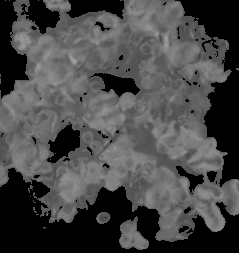
#> input picture imaging/img3.png, 239 x 253 px
$ python NDVIhistogram.py img3.png imgg.png
#> lines starting #> are read from the running program, lines starting #| are printed output that depends on the picture
# -*- coding: utf-8 -*-
import numpy as np
import cv2
#from matplotlib import pyplot as plt
import matplotlib.pyplot as plt
import sys
from sys import argv
import sqlite3
import subprocess
from time import sleep
import pickle

MIN_MATCH_COUNT = 10

#img1 = cv2.imread('./piNoir1.jpg')          # queryImage
#img2 = cv2.imread('./pi1.jpg') # trainImage

img1 = cv2.imread(sys.argv[1])          # noirImage
#> img1 is the input picture: shape (253, 239, 3); min 0, max 162, mean 71.9
img2 = cv2.imread(sys.argv[2]) # normalImage
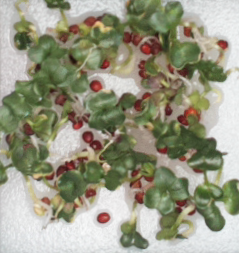
#> input picture imaging/imgg.png, 239 x 253 px
#> img2 is the input picture: shape (253, 239, 3); mean B, G, R 131.5, 152.4, 152.7


# dtype:uint8
# imwrite after imread is unchange
# cv2 object is (hight,width,color(BGR)),Pillow object is RGB
akaze = cv2.AKAZE_create()


# find the keypoints and descriptors with SIFT
kp1, des1 = akaze.detectAndCompute(img1,None)
#> kp1 = 118 keypoints; strongest (x, y, size): (180, 171, 8.1), (112, 186, 8.1), (185, 181, 5.7), (106, 166, 5.7)
kp2, des2 = akaze.detectAndCompute(img2,None)
#> kp2 = 331 keypoints; strongest (x, y, size): (86, 136, 8.1), (111, 186, 8.1), (95, 84, 8.1), (106, 166, 5.7)

bf = cv2.BFMatcher()
# 特徴量ベクトル同士をBrute-Force＆KNNでマッチング
matches = bf.knnMatch(des1, des2, k=2)
#> matches = 118 matches

# データを間引きする
ratio = 0.5
good = []
for m, n in matches:
    if m.distance < ratio * n.distance:
        good.append(m)
#> this loop made 118 passes
#> after the loop, good = []
#        good.append(m)

# 特徴量をマッチング状況に応じてソートする
good = sorted(matches, key = lambda x : x[1].distance)
#> good = 118 matches

src_pts = np.float32([ kp1[m[0].queryIdx].pt for m in good ]).reshape(-1,1,2)
#> src_pts = 118 rows, first 8: [209.1, 133.8], [111.4, 187], [30.45, 187.4], [205.9, 117], [196, 72.24], [157, 215.7], [43.62, 210.1], [207.5, 32.1]
dst_pts = np.float32([ kp2[m[0].trainIdx].pt for m in good ]).reshape(-1,1,2)
#> dst_pts = 118 rows, first 8: [61.11, 221.1], [61.11, 221.1], [71.55, 163.1], [61.11, 221.1], [66.96, 158.2], [61.82, 168.1], [201.6, 126.9], [53.66, 192.9]

M, mask = cv2.findHomography(src_pts, dst_pts, cv2.RANSAC,5.0)
#> M = [[-0.421, -0.037, 88.95], [-0.923, -0.077, 194.3], [-0.00474, -0.000396, 1]]; mask = 118 values, max 1 at index 11, min 0 at index 0, mean 0.0932
E = np.eye(3)
dst = cv2.warpPerspective(img1,M,(1640,1232))
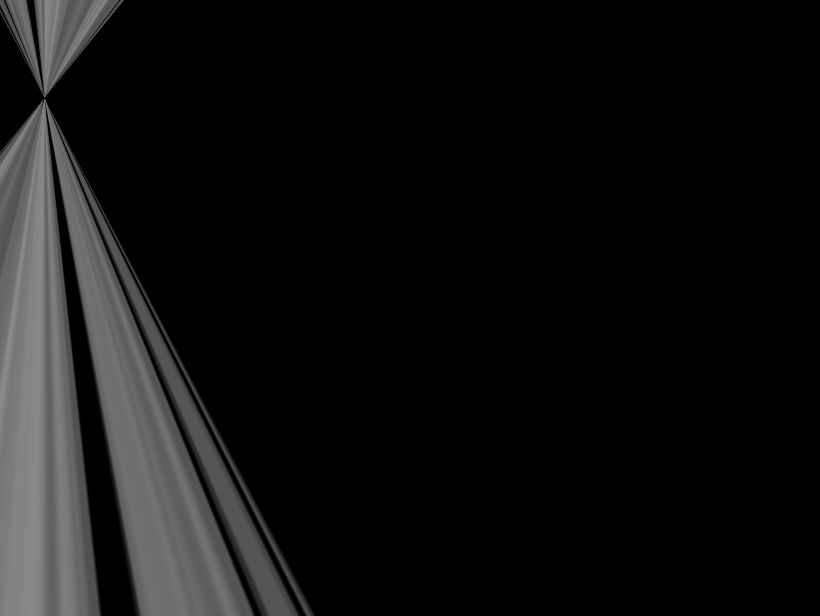
#> dst: shape (1232, 1640, 3) (shown at 1/2 size); min 0, max 140, mean 17.1

# 対応する特徴点同士を描画
#img3 = cv2.drawMatchesKnn(img1, kp1, img2, kp2, good[:30], None, flags=2)

#ratate
height = img2.shape[0]
#> height = 253
width = img2.shape[1]
#> width = 239
center = (int(width/2), int(height/2))
#> center = (119, 126)
angle = 3.0 # +hidari -migi
scale = 1.0
trans = cv2.getRotationMatrix2D(center, angle , scale)
dst = cv2.warpAffine(dst, trans, (width,height))
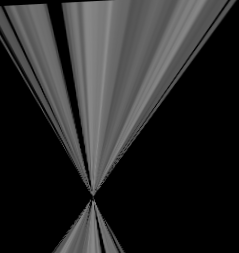
#> dst: shape (253, 239, 3); min 0, max 139, mean 41
img2 = cv2.warpAffine(img2, trans, (width,height))
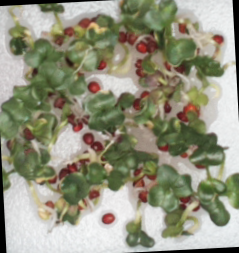
#> img2: shape (253, 239, 3); mean B, G, R 126.6, 147.4, 147.7


#cut       [hight(ue:shita)  , weight(hidari:migi)   ]
#img2 = img2[730:988,775:1025,:]
#dst  =  dst[730:988,775:1025,:]

img2 = img2[620:870,764:1010,:]
#> img2 = empty array
dst  =  dst[620:870,764:1010,:]
#> dst = empty array


# create empty array
#img3 = np.empty_like(img1)
img3 = np.zeros(img2.shape)
#> img3 = empty array
a = np.zeros(img2.shape,dtype=np.float128)
#> a = empty array


## make color_mask
bgrLower = np.array([0,0,0])
bgrUpper = np.array([180,200,201])
#> (the run stopped early here; a loop or call above may not have finished)
